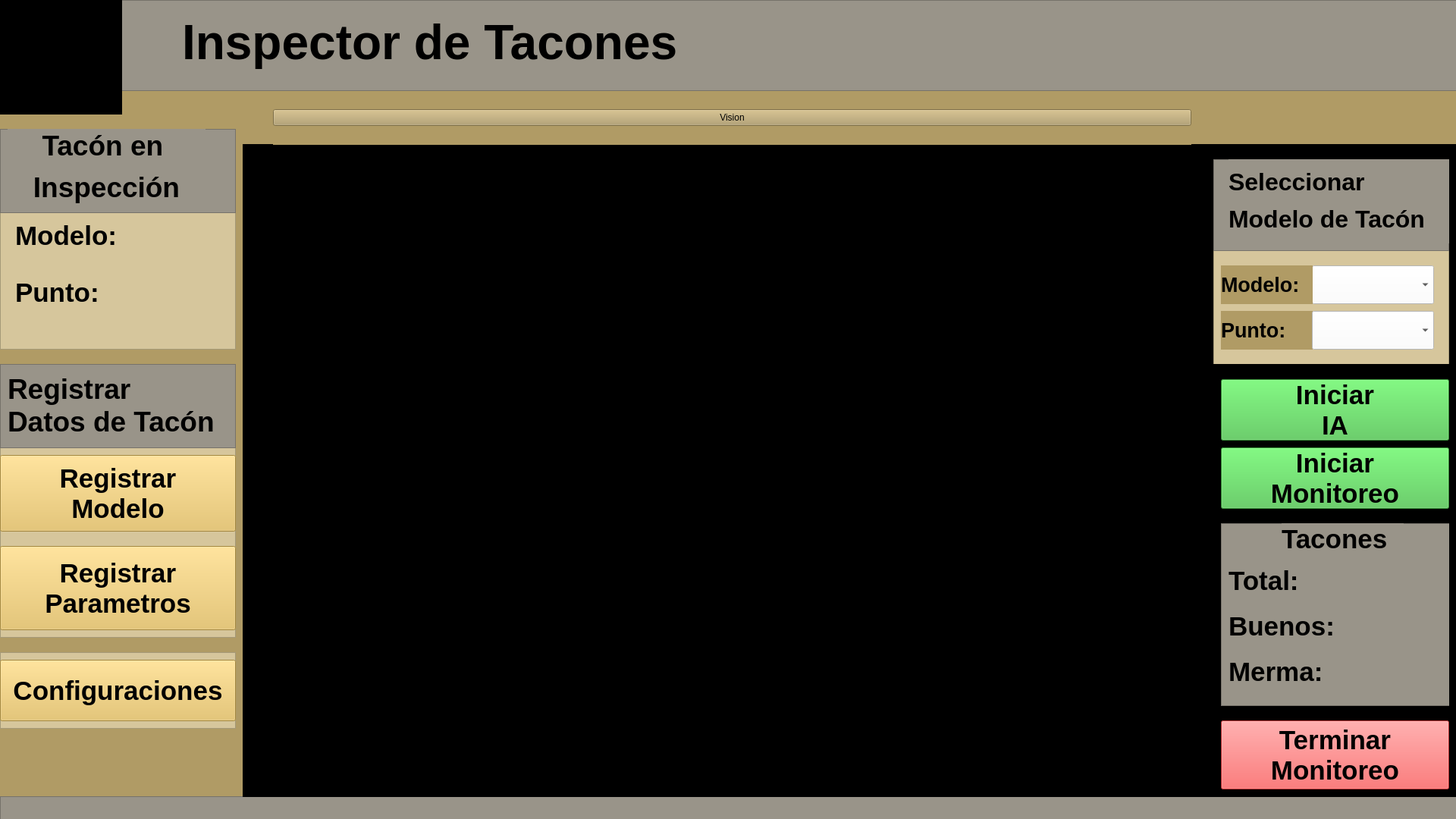
<?xml version="1.0" encoding="UTF-8"?>
<ui version="4.0">
 <class>Tacoinador</class>
 <widget class="QMainWindow" name="Tacoinador">
  <property name="geometry">
   <rect>
    <x>0</x>
    <y>0</y>
    <width>1920</width>
    <height>1080</height>
   </rect>
  </property>
  <property name="minimumSize">
   <size>
    <width>1920</width>
    <height>1080</height>
   </size>
  </property>
  <property name="windowTitle">
   <string>Principal</string>
  </property>
  <property name="styleSheet">
   <string notr="true">
background-color: rgb(176, 155, 101);</string>
  </property>
  <widget class="QWidget" name="centralwidget">
   <widget class="QFrame" name="frame_4">
    <property name="geometry">
     <rect>
      <x>0</x>
      <y>0</y>
      <width>1921</width>
      <height>120</height>
     </rect>
    </property>
    <property name="styleSheet">
     <string notr="true">background-color: rgb(153, 148, 137);</string>
    </property>
    <property name="frameShape">
     <enum>QFrame::StyledPanel</enum>
    </property>
    <property name="frameShadow">
     <enum>QFrame::Raised</enum>
    </property>
    <widget class="QLabel" name="tituloLabel">
     <property name="geometry">
      <rect>
       <x>240</x>
       <y>20</y>
       <width>721</width>
       <height>71</height>
      </rect>
     </property>
     <property name="font">
      <font>
       <pointsize>48</pointsize>
       <weight>75</weight>
       <bold>true</bold>
      </font>
     </property>
     <property name="text">
      <string>Inspector de Tacones</string>
     </property>
    </widget>
   </widget>
   <widget class="QFrame" name="frame_8">
    <property name="geometry">
     <rect>
      <x>0</x>
      <y>480</y>
      <width>311</width>
      <height>361</height>
     </rect>
    </property>
    <property name="styleSheet">
     <string notr="true">
background-color: rgb(214, 198, 156);</string>
    </property>
    <property name="frameShape">
     <enum>QFrame::StyledPanel</enum>
    </property>
    <property name="frameShadow">
     <enum>QFrame::Raised</enum>
    </property>
    <widget class="QPushButton" name="RegistrarParametrosBtn">
     <property name="geometry">
      <rect>
       <x>0</x>
       <y>240</y>
       <width>311</width>
       <height>111</height>
      </rect>
     </property>
     <property name="font">
      <font>
       <pointsize>26</pointsize>
       <weight>75</weight>
       <bold>true</bold>
      </font>
     </property>
     <property name="styleSheet">
      <string notr="true">background-color: rgb(229, 190, 88);</string>
     </property>
     <property name="text">
      <string>Registrar 
Parametros</string>
     </property>
    </widget>
    <widget class="QFrame" name="frame_11">
     <property name="geometry">
      <rect>
       <x>0</x>
       <y>0</y>
       <width>311</width>
       <height>111</height>
      </rect>
     </property>
     <property name="styleSheet">
      <string notr="true">background-color: rgb(153, 148, 137);</string>
     </property>
     <property name="frameShape">
      <enum>QFrame::StyledPanel</enum>
     </property>
     <property name="frameShadow">
      <enum>QFrame::Raised</enum>
     </property>
     <widget class="QLabel" name="inspeccionLabel_3">
      <property name="geometry">
       <rect>
        <x>10</x>
        <y>10</y>
        <width>291</width>
        <height>91</height>
       </rect>
      </property>
      <property name="font">
       <font>
        <pointsize>28</pointsize>
        <weight>75</weight>
        <bold>true</bold>
       </font>
      </property>
      <property name="text">
       <string>&lt;html&gt;&lt;head/&gt;&lt;body&gt;&lt;p&gt;Registrar&lt;br/&gt;Datos de Tacón&lt;/p&gt;&lt;/body&gt;&lt;/html&gt;</string>
      </property>
     </widget>
    </widget>
    <widget class="QPushButton" name="RegistrarModeloBtn">
     <property name="geometry">
      <rect>
       <x>0</x>
       <y>120</y>
       <width>311</width>
       <height>101</height>
      </rect>
     </property>
     <property name="font">
      <font>
       <pointsize>26</pointsize>
       <weight>75</weight>
       <bold>true</bold>
      </font>
     </property>
     <property name="styleSheet">
      <string notr="true">background-color: rgb(229, 190, 88);</string>
     </property>
     <property name="text">
      <string>Registrar 
Modelo</string>
     </property>
    </widget>
   </widget>
   <widget class="QFrame" name="frame_9">
    <property name="geometry">
     <rect>
      <x>0</x>
      <y>1050</y>
      <width>1921</width>
      <height>31</height>
     </rect>
    </property>
    <property name="styleSheet">
     <string notr="true">
background-color: rgb(153, 148, 137);</string>
    </property>
    <property name="frameShape">
     <enum>QFrame::StyledPanel</enum>
    </property>
    <property name="frameShadow">
     <enum>QFrame::Raised</enum>
    </property>
   </widget>
   <widget class="QStackedWidget" name="stackedWidget">
    <property name="geometry">
     <rect>
      <x>320</x>
      <y>190</y>
      <width>1601</width>
      <height>861</height>
     </rect>
    </property>
    <property name="styleSheet">
     <string notr="true">background-color: rgb(0, 0, 0);</string>
    </property>
    <property name="currentIndex">
     <number>0</number>
    </property>
    <widget class="QWidget" name="visionPage">
     <widget class="QFrame" name="seleccionTaconFrame">
      <property name="geometry">
       <rect>
        <x>1280</x>
        <y>20</y>
        <width>311</width>
        <height>271</height>
       </rect>
      </property>
      <property name="styleSheet">
       <string notr="true">background-color: rgb(214, 198, 156);</string>
      </property>
      <property name="frameShape">
       <enum>QFrame::StyledPanel</enum>
      </property>
      <property name="frameShadow">
       <enum>QFrame::Raised</enum>
      </property>
      <widget class="QFrame" name="frame_10">
       <property name="geometry">
        <rect>
         <x>0</x>
         <y>0</y>
         <width>311</width>
         <height>121</height>
        </rect>
       </property>
       <property name="styleSheet">
        <string notr="true">
background-color: rgb(153, 148, 137);</string>
       </property>
       <property name="frameShape">
        <enum>QFrame::StyledPanel</enum>
       </property>
       <property name="frameShadow">
        <enum>QFrame::Raised</enum>
       </property>
       <widget class="QLabel" name="inspeccionLabel_2">
        <property name="geometry">
         <rect>
          <x>20</x>
          <y>0</y>
          <width>341</width>
          <height>111</height>
         </rect>
        </property>
        <property name="font">
         <font>
          <pointsize>24</pointsize>
          <weight>75</weight>
          <bold>true</bold>
         </font>
        </property>
        <property name="text">
         <string>&lt;html&gt;&lt;head/&gt;&lt;body&gt;&lt;p&gt;Seleccionar &lt;/p&gt;&lt;p&gt;Modelo de Tacón&lt;/p&gt;&lt;/body&gt;&lt;/html&gt;</string>
        </property>
       </widget>
      </widget>
      <widget class="QComboBox" name="comboBox">
       <property name="geometry">
        <rect>
         <x>130</x>
         <y>140</y>
         <width>161</width>
         <height>51</height>
        </rect>
       </property>
       <property name="styleSheet">
        <string notr="true">background-color: rgb(255, 255, 255);</string>
       </property>
      </widget>
      <widget class="QLabel" name="label_4">
       <property name="geometry">
        <rect>
         <x>10</x>
         <y>140</y>
         <width>121</width>
         <height>51</height>
        </rect>
       </property>
       <property name="font">
        <font>
         <pointsize>20</pointsize>
         <weight>75</weight>
         <bold>true</bold>
        </font>
       </property>
       <property name="styleSheet">
        <string notr="true">background-color: rgb(176, 155, 101);</string>
       </property>
       <property name="text">
        <string>Modelo:</string>
       </property>
      </widget>
      <widget class="QLabel" name="label_5">
       <property name="geometry">
        <rect>
         <x>10</x>
         <y>200</y>
         <width>121</width>
         <height>51</height>
        </rect>
       </property>
       <property name="font">
        <font>
         <pointsize>20</pointsize>
         <weight>75</weight>
         <bold>true</bold>
        </font>
       </property>
       <property name="styleSheet">
        <string notr="true">background-color: rgb(176, 155, 101);</string>
       </property>
       <property name="text">
        <string>Punto:</string>
       </property>
      </widget>
      <widget class="QComboBox" name="comboBox_2">
       <property name="geometry">
        <rect>
         <x>130</x>
         <y>200</y>
         <width>161</width>
         <height>51</height>
        </rect>
       </property>
       <property name="styleSheet">
        <string notr="true">background-color: rgb(255, 255, 255);</string>
       </property>
      </widget>
     </widget>
     <widget class="QFrame" name="iniciarMonitoreoFrame">
      <property name="geometry">
       <rect>
        <x>1280</x>
        <y>290</y>
        <width>311</width>
        <height>591</height>
       </rect>
      </property>
      <property name="styleSheet">
       <string notr="true">
background-color: rgb(0, 0, 0);</string>
      </property>
      <property name="frameShape">
       <enum>QFrame::StyledPanel</enum>
      </property>
      <property name="frameShadow">
       <enum>QFrame::Raised</enum>
      </property>
      <widget class="QFrame" name="estadisticasFrame">
       <property name="geometry">
        <rect>
         <x>10</x>
         <y>210</y>
         <width>311</width>
         <height>241</height>
        </rect>
       </property>
       <property name="styleSheet">
        <string notr="true">background-color: rgb(153, 148, 137);</string>
       </property>
       <property name="frameShape">
        <enum>QFrame::StyledPanel</enum>
       </property>
       <property name="frameShadow">
        <enum>QFrame::Raised</enum>
       </property>
       <widget class="QLabel" name="TaconesLabel">
        <property name="geometry">
         <rect>
          <x>80</x>
          <y>0</y>
          <width>161</width>
          <height>41</height>
         </rect>
        </property>
        <property name="font">
         <font>
          <pointsize>26</pointsize>
          <weight>75</weight>
          <bold>true</bold>
         </font>
        </property>
        <property name="text">
         <string>Tacones</string>
        </property>
       </widget>
       <widget class="QLabel" name="TotalLabel">
        <property name="geometry">
         <rect>
          <x>10</x>
          <y>50</y>
          <width>111</width>
          <height>51</height>
         </rect>
        </property>
        <property name="font">
         <font>
          <pointsize>26</pointsize>
          <weight>75</weight>
          <bold>true</bold>
         </font>
        </property>
        <property name="text">
         <string>Total:</string>
        </property>
       </widget>
       <widget class="QLabel" name="BuenosLabel">
        <property name="geometry">
         <rect>
          <x>10</x>
          <y>110</y>
          <width>141</width>
          <height>51</height>
         </rect>
        </property>
        <property name="font">
         <font>
          <pointsize>26</pointsize>
          <weight>75</weight>
          <bold>true</bold>
         </font>
        </property>
        <property name="text">
         <string>Buenos:</string>
        </property>
       </widget>
       <widget class="QLabel" name="MermaLabel">
        <property name="geometry">
         <rect>
          <x>10</x>
          <y>170</y>
          <width>131</width>
          <height>51</height>
         </rect>
        </property>
        <property name="font">
         <font>
          <pointsize>26</pointsize>
          <weight>75</weight>
          <bold>true</bold>
         </font>
        </property>
        <property name="text">
         <string>Merma:</string>
        </property>
       </widget>
      </widget>
      <widget class="QPushButton" name="IniciarMonitoreo_Btn">
       <property name="geometry">
        <rect>
         <x>10</x>
         <y>110</y>
         <width>301</width>
         <height>81</height>
        </rect>
       </property>
       <property name="font">
        <font>
         <pointsize>26</pointsize>
         <weight>75</weight>
         <bold>true</bold>
        </font>
       </property>
       <property name="styleSheet">
        <string notr="true">background-color: rgb(73, 195, 73);</string>
       </property>
       <property name="text">
        <string>Iniciar 
Monitoreo</string>
       </property>
      </widget>
      <widget class="QPushButton" name="RegistrarModeloBtn_3">
       <property name="geometry">
        <rect>
         <x>10</x>
         <y>470</y>
         <width>301</width>
         <height>91</height>
        </rect>
       </property>
       <property name="font">
        <font>
         <pointsize>26</pointsize>
         <weight>75</weight>
         <bold>true</bold>
        </font>
       </property>
       <property name="styleSheet">
        <string notr="true">background-color: rgb(252, 67, 67);</string>
       </property>
       <property name="text">
        <string>Terminar 
Monitoreo</string>
       </property>
      </widget>
      <widget class="QPushButton" name="IniciarIA_Btn">
       <property name="geometry">
        <rect>
         <x>10</x>
         <y>20</y>
         <width>301</width>
         <height>81</height>
        </rect>
       </property>
       <property name="font">
        <font>
         <pointsize>26</pointsize>
         <weight>75</weight>
         <bold>true</bold>
        </font>
       </property>
       <property name="styleSheet">
        <string notr="true">background-color: rgb(73, 195, 73);</string>
       </property>
       <property name="text">
        <string>Iniciar 
IA</string>
       </property>
      </widget>
     </widget>
    </widget>
    <widget class="QWidget" name="datosPage">
     <property name="styleSheet">
      <string notr="true">background-color: rgb(0, 0, 0);</string>
     </property>
     <widget class="QWidget" name="widget" native="true">
      <property name="geometry">
       <rect>
        <x>390</x>
        <y>210</y>
        <width>481</width>
        <height>71</height>
       </rect>
      </property>
      <property name="styleSheet">
       <string notr="true">background-color: rgb(176, 155, 101);</string>
      </property>
      <widget class="QLabel" name="label_2">
       <property name="geometry">
        <rect>
         <x>200</x>
         <y>30</y>
         <width>61</width>
         <height>16</height>
        </rect>
       </property>
       <property name="text">
        <string>datos page</string>
       </property>
      </widget>
     </widget>
    </widget>
    <widget class="QWidget" name="estadisticasPage">
     <widget class="QWidget" name="widget_2" native="true">
      <property name="geometry">
       <rect>
        <x>520</x>
        <y>300</y>
        <width>371</width>
        <height>101</height>
       </rect>
      </property>
      <property name="styleSheet">
       <string notr="true">background-color: rgb(176, 155, 101);</string>
      </property>
      <widget class="QLabel" name="label_3">
       <property name="geometry">
        <rect>
         <x>150</x>
         <y>30</y>
         <width>101</width>
         <height>31</height>
        </rect>
       </property>
       <property name="text">
        <string>estadisticas page</string>
       </property>
      </widget>
     </widget>
    </widget>
   </widget>
   <widget class="QFrame" name="frame_5">
    <property name="geometry">
     <rect>
      <x>0</x>
      <y>170</y>
      <width>311</width>
      <height>291</height>
     </rect>
    </property>
    <property name="styleSheet">
     <string notr="true">background-color: rgb(214, 198, 156);</string>
    </property>
    <property name="frameShape">
     <enum>QFrame::StyledPanel</enum>
    </property>
    <property name="frameShadow">
     <enum>QFrame::Raised</enum>
    </property>
    <widget class="QFrame" name="frame">
     <property name="geometry">
      <rect>
       <x>0</x>
       <y>0</y>
       <width>311</width>
       <height>111</height>
      </rect>
     </property>
     <property name="styleSheet">
      <string notr="true">background-color: rgb(153, 148, 137);</string>
     </property>
     <property name="frameShape">
      <enum>QFrame::StyledPanel</enum>
     </property>
     <property name="frameShadow">
      <enum>QFrame::Raised</enum>
     </property>
     <widget class="QLabel" name="inspeccionLabel">
      <property name="geometry">
       <rect>
        <x>10</x>
        <y>0</y>
        <width>261</width>
        <height>101</height>
       </rect>
      </property>
      <property name="font">
       <font>
        <pointsize>28</pointsize>
        <weight>75</weight>
        <bold>true</bold>
       </font>
      </property>
      <property name="text">
       <string>&lt;html&gt;&lt;head/&gt;&lt;body&gt;&lt;p align=&quot;center&quot;&gt;Tacón en &lt;/p&gt;&lt;p align=&quot;center&quot;&gt;Inspección&lt;/p&gt;&lt;/body&gt;&lt;/html&gt;</string>
      </property>
     </widget>
    </widget>
    <widget class="QLabel" name="modeloLabel">
     <property name="geometry">
      <rect>
       <x>20</x>
       <y>120</y>
       <width>151</width>
       <height>41</height>
      </rect>
     </property>
     <property name="font">
      <font>
       <pointsize>26</pointsize>
       <weight>75</weight>
       <bold>true</bold>
      </font>
     </property>
     <property name="text">
      <string>Modelo:</string>
     </property>
    </widget>
    <widget class="QLabel" name="puntoLabel">
     <property name="geometry">
      <rect>
       <x>20</x>
       <y>190</y>
       <width>131</width>
       <height>51</height>
      </rect>
     </property>
     <property name="font">
      <font>
       <pointsize>26</pointsize>
       <weight>75</weight>
       <bold>true</bold>
      </font>
     </property>
     <property name="text">
      <string>Punto:</string>
     </property>
    </widget>
   </widget>
   <widget class="QFrame" name="frame_12">
    <property name="geometry">
     <rect>
      <x>0</x>
      <y>860</y>
      <width>311</width>
      <height>101</height>
     </rect>
    </property>
    <property name="styleSheet">
     <string notr="true">
background-color: rgb(214, 198, 156);</string>
    </property>
    <property name="frameShape">
     <enum>QFrame::StyledPanel</enum>
    </property>
    <property name="frameShadow">
     <enum>QFrame::Raised</enum>
    </property>
    <widget class="QPushButton" name="Configuraciones_Btn">
     <property name="geometry">
      <rect>
       <x>0</x>
       <y>10</y>
       <width>311</width>
       <height>81</height>
      </rect>
     </property>
     <property name="font">
      <font>
       <pointsize>26</pointsize>
       <weight>75</weight>
       <bold>true</bold>
      </font>
     </property>
     <property name="styleSheet">
      <string notr="true">background-color: rgb(229, 190, 88);</string>
     </property>
     <property name="text">
      <string>Configuraciones</string>
     </property>
    </widget>
   </widget>
   <widget class="QLabel" name="label">
    <property name="geometry">
     <rect>
      <x>0</x>
      <y>0</y>
      <width>161</width>
      <height>151</height>
     </rect>
    </property>
    <property name="styleSheet">
     <string notr="true">background-color: rgb(0, 0, 0);</string>
    </property>
    <property name="text">
     <string>TextLabel</string>
    </property>
   </widget>
   <widget class="QWidget" name="horizontalLayoutWidget">
    <property name="geometry">
     <rect>
      <x>360</x>
      <y>120</y>
      <width>1211</width>
      <height>71</height>
     </rect>
    </property>
    <layout class="QHBoxLayout" name="botonesMainLayout">
     <item>
      <widget class="QPushButton" name="MostrarVision_Btn">
       <property name="text">
        <string>Vision</string>
       </property>
      </widget>
     </item>
    </layout>
   </widget>
  </widget>
 </widget>
 <resources/>
 <connections>
  <connection>
   <sender>RegistrarParametrosBtn</sender>
   <signal>clicked()</signal>
   <receiver>Tacoinador</receiver>
   <slot>showRegistrarParametros()</slot>
   <hints>
    <hint type="sourcelabel">
     <x>125</x>
     <y>782</y>
    </hint>
    <hint type="destinationlabel">
     <x>1534</x>
     <y>871</y>
    </hint>
   </hints>
  </connection>
  <connection>
   <sender>RegistrarModeloBtn</sender>
   <signal>clicked()</signal>
   <receiver>Tacoinador</receiver>
   <slot>showRegistrarModelo()</slot>
   <hints>
    <hint type="sourcelabel">
     <x>49</x>
     <y>660</y>
    </hint>
    <hint type="destinationlabel">
     <x>1534</x>
     <y>800</y>
    </hint>
   </hints>
  </connection>
  <connection>
   <sender>MostrarVision_Btn</sender>
   <signal>clicked()</signal>
   <receiver>Tacoinador</receiver>
   <slot>showVisionPage()</slot>
   <hints>
    <hint type="sourcelabel">
     <x>611</x>
     <y>155</y>
    </hint>
    <hint type="destinationlabel">
     <x>594</x>
     <y>174</y>
    </hint>
   </hints>
  </connection>
 </connections>
 <slots>
  <slot>showRegistrarParametros()</slot>
  <slot>showRegistrarModelo()</slot>
  <slot>showVisionPage()</slot>
 </slots>
</ui>
